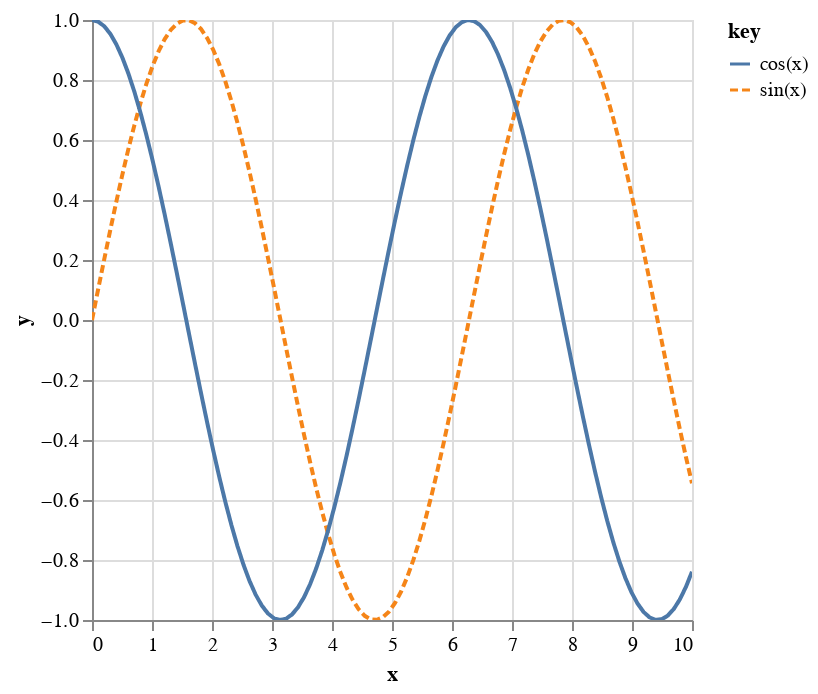

The cell this chart's notebook holds for it:
### Code cell
x = np.linspace(0, 10, 100)

alt.Chart(pl.DataFrame({
    "index": x,
    "sin(x)": np.sin(x),
    "cos(x)": np.cos(x),
})).transform_fold(
    fold=['sin(x)', 'cos(x)'],
).encode(
    alt.X("index:Q", title="x"),
    alt.Y("value:Q", title="y"),
    color="key:N",
    strokeDash="key:N",
).mark_line().interactive()

### Figure 1 — Vega-Lite specification as saved in the notebook (floating-point values rounded to 4 significant figures)
{"config": {"view": {"continuousWidth": 300, "continuousHeight": 300}}, "data": {"name": "data-cb28bcd00ab51ae970fa0d94402529b0"}, "mark": {"type": "line"}, "encoding": {"color": {"field": "key", "type": "nominal"}, "strokeDash": {"field": "key", "type": "nominal"}, "x": {"field": "index", "title": "x", "type": "quantitative"}, "y": {"field": "value", "title": "y", "type": "quantitative"}}, "params": [{"name": "param_5", "select": {"type": "interval", "encodings": ["x", "y"]}, "bind": "scales"}], "transform": [{"fold": ["sin(x)", "cos(x)"]}], "$schema": "https://vega.github.io/schema/vega-lite/v5.20.1.json", "datasets": {"data-cb28bcd00ab51ae970fa0d94402529b0": [{"index": 0.0, "sin(x)": 0.0, "cos(x)": 1.0}, {"index": 0.101, "sin(x)": 0.1008, "cos(x)": 0.9949}, {"index": 0.202, "sin(x)": 0.2006, "cos(x)": 0.9797}, {"index": 0.303, "sin(x)": 0.2984, "cos(x)": 0.9544}, {"index": 0.404, "sin(x)": 0.3931, "cos(x)": 0.9195}, {"index": 0.5051, "sin(x)": 0.4839, "cos(x)": 0.8752}, {"index": 0.6061, "sin(x)": 0.5696, "cos(x)": 0.8219}, {"index": 0.7071, "sin(x)": 0.6496, "cos(x)": 0.7603}, {"index": 0.8081, "sin(x)": 0.723, "cos(x)": 0.6909}, {"index": 0.9091, "sin(x)": 0.7889, "cos(x)": 0.6145}, {"index": 1.01, "sin(x)": 0.8469, "cos(x)": 0.5318}, {"index": 1.111, "sin(x)": 0.8962, "cos(x)": 0.4437}, {"index": 1.212, "sin(x)": 0.9364, "cos(x)": 0.351}, {"index": 1.313, "sin(x)": 0.967, "cos(x)": 0.2548}, {"index": 1.414, "sin(x)": 0.9878, "cos(x)": 0.156}, {"index": 1.515, "sin(x)": 0.9985, "cos(x)": 0.05562}, {"index": 1.616, "sin(x)": 0.999, "cos(x)": -0.04535}, {"index": 1.717, "sin(x)": 0.9893, "cos(x)": -0.1459}, {"index": 1.818, "sin(x)": 0.9696, "cos(x)": -0.2449}, {"index": 1.919, "sin(x)": 0.9399, "cos(x)": -0.3414}, {"index": 2.02, "sin(x)": 0.9007, "cos(x)": -0.4344}, {"index": 2.121, "sin(x)": 0.8523, "cos(x)": -0.523}, {"index": 2.222, "sin(x)": 0.7952, "cos(x)": -0.6063}, {"index": 2.323, "sin(x)": 0.73, "cos(x)": -0.6834}, {"index": 2.424, "sin(x)": 0.6574, "cos(x)": -0.7536}, {"index": 2.525, "sin(x)": 0.5781, "cos(x)": -0.816}, {"index": 2.626, "sin(x)": 0.4928, "cos(x)": -0.8701}, {"index": 2.727, "sin(x)": 0.4026, "cos(x)": -0.9154}, {"index": 2.828, "sin(x)": 0.3082, "cos(x)": -0.9513}, {"index": 2.929, "sin(x)": 0.2107, "cos(x)": -0.9775}, {"index": 3.03, "sin(x)": 0.1111, "cos(x)": -0.9938}, {"index": 3.131, "sin(x)": 0.01028, "cos(x)": -0.9999}, {"index": 3.232, "sin(x)": -0.09061, "cos(x)": -0.9959}, {"index": 3.333, "sin(x)": -0.1906, "cos(x)": -0.9817}, {"index": 3.434, "sin(x)": -0.2886, "cos(x)": -0.9575}, {"index": 3.535, "sin(x)": -0.3837, "cos(x)": -0.9235}, {"index": 3.636, "sin(x)": -0.4748, "cos(x)": -0.8801}, {"index": 3.737, "sin(x)": -0.5612, "cos(x)": -0.8277}, {"index": 3.838, "sin(x)": -0.6418, "cos(x)": -0.7669}, {"index": 3.939, "sin(x)": -0.7158, "cos(x)": -0.6983}, {"index": 4.04, "sin(x)": -0.7826, "cos(x)": -0.6225}, {"index": 4.141, "sin(x)": -0.8414, "cos(x)": -0.5405}, {"index": 4.242, "sin(x)": -0.8916, "cos(x)": -0.4529}, {"index": 4.343, "sin(x)": -0.9327, "cos(x)": -0.3606}, {"index": 4.444, "sin(x)": -0.9643, "cos(x)": -0.2647}, {"index": 4.545, "sin(x)": -0.9861, "cos(x)": -0.1662}, {"index": 4.646, "sin(x)": -0.9978, "cos(x)": -0.06588}, {"index": 4.747, "sin(x)": -0.9994, "cos(x)": 0.03508}, {"index": 4.848, "sin(x)": -0.9908, "cos(x)": 0.1357}, {"index": 4.949, "sin(x)": -0.972, "cos(x)": 0.2349}, {"index": 5.051, "sin(x)": -0.9434, "cos(x)": 0.3317}, {"index": 5.152, "sin(x)": -0.9051, "cos(x)": 0.4251}, {"index": 5.253, "sin(x)": -0.8576, "cos(x)": 0.5143}, {"index": 5.354, "sin(x)": -0.8014, "cos(x)": 0.5981}, {"index": 5.455, "sin(x)": -0.737, "cos(x)": 0.6759}, {"index": 5.556, "sin(x)": -0.6651, "cos(x)": 0.7468}, {"index": 5.657, "sin(x)": -0.5864, "cos(x)": 0.81}, {"index": 5.758, "sin(x)": -0.5017, "cos(x)": 0.865}, {"index": 5.859, "sin(x)": -0.412, "cos(x)": 0.9112}, {"index": 5.96, "sin(x)": -0.318, "cos(x)": 0.9481}, {"index": 6.061, "sin(x)": -0.2207, "cos(x)": 0.9753}, {"index": 6.162, "sin(x)": -0.1213, "cos(x)": 0.9926}, {"index": 6.263, "sin(x)": -0.02056, "cos(x)": 0.9998}, {"index": 6.364, "sin(x)": 0.08036, "cos(x)": 0.9968}, {"index": 6.465, "sin(x)": 0.1805, "cos(x)": 0.9836}, {"index": 6.566, "sin(x)": 0.2787, "cos(x)": 0.9604}, {"index": 6.667, "sin(x)": 0.3742, "cos(x)": 0.9274}, {"index": 6.768, "sin(x)": 0.4658, "cos(x)": 0.8849}, {"index": 6.869, "sin(x)": 0.5526, "cos(x)": 0.8334}, {"index": 6.97, "sin(x)": 0.6338, "cos(x)": 0.7735}, {"index": 7.071, "sin(x)": 0.7086, "cos(x)": 0.7056}, {"index": 7.172, "sin(x)": 0.7761, "cos(x)": 0.6306}, {"index": 7.273, "sin(x)": 0.8358, "cos(x)": 0.5491}, {"index": 7.374, "sin(x)": 0.8869, "cos(x)": 0.462}, {"index": 7.475, "sin(x)": 0.9289, "cos(x)": 0.3702}, {"index": 7.576, "sin(x)": 0.9615, "cos(x)": 0.2746}, {"index": 7.677, "sin(x)": 0.9843, "cos(x)": 0.1763}, {"index": 7.778, "sin(x)": 0.9971, "cos(x)": 0.07613}, {"index": 7.879, "sin(x)": 0.9997, "cos(x)": -0.0248}, {"index": 7.98, "sin(x)": 0.9921, "cos(x)": -0.1255}, {"index": 8.081, "sin(x)": 0.9744, "cos(x)": -0.2249}, {"index": 8.182, "sin(x)": 0.9467, "cos(x)": -0.322}, {"index": 8.283, "sin(x)": 0.9094, "cos(x)": -0.4158}, {"index": 8.384, "sin(x)": 0.8629, "cos(x)": -0.5054}, {"index": 8.485, "sin(x)": 0.8075, "cos(x)": -0.5898}, {"index": 8.586, "sin(x)": 0.7439, "cos(x)": -0.6683}, {"index": 8.687, "sin(x)": 0.6727, "cos(x)": -0.7399}, {"index": 8.788, "sin(x)": 0.5947, "cos(x)": -0.8039}, {"index": 8.889, "sin(x)": 0.5106, "cos(x)": -0.8598}, {"index": 8.99, "sin(x)": 0.4213, "cos(x)": -0.9069}, {"index": 9.091, "sin(x)": 0.3277, "cos(x)": -0.9448}, {"index": 9.192, "sin(x)": 0.2308, "cos(x)": -0.973}, {"index": 9.293, "sin(x)": 0.1315, "cos(x)": -0.9913}, {"index": 9.394, "sin(x)": 0.03083, "cos(x)": -0.9995}, {"index": 9.495, "sin(x)": -0.07011, "cos(x)": -0.9975}, {"index": 9.596, "sin(x)": -0.1703, "cos(x)": -0.9854}, {"index": 9.697, "sin(x)": -0.2688, "cos(x)": -0.9632}, {"index": 9.798, "sin(x)": -0.3646, "cos(x)": -0.9312}, {"index": 9.899, "sin(x)": -0.4566, "cos(x)": -0.8897}, {"index": 10.0, "sin(x)": -0.544, "cos(x)": -0.8391}]}}
